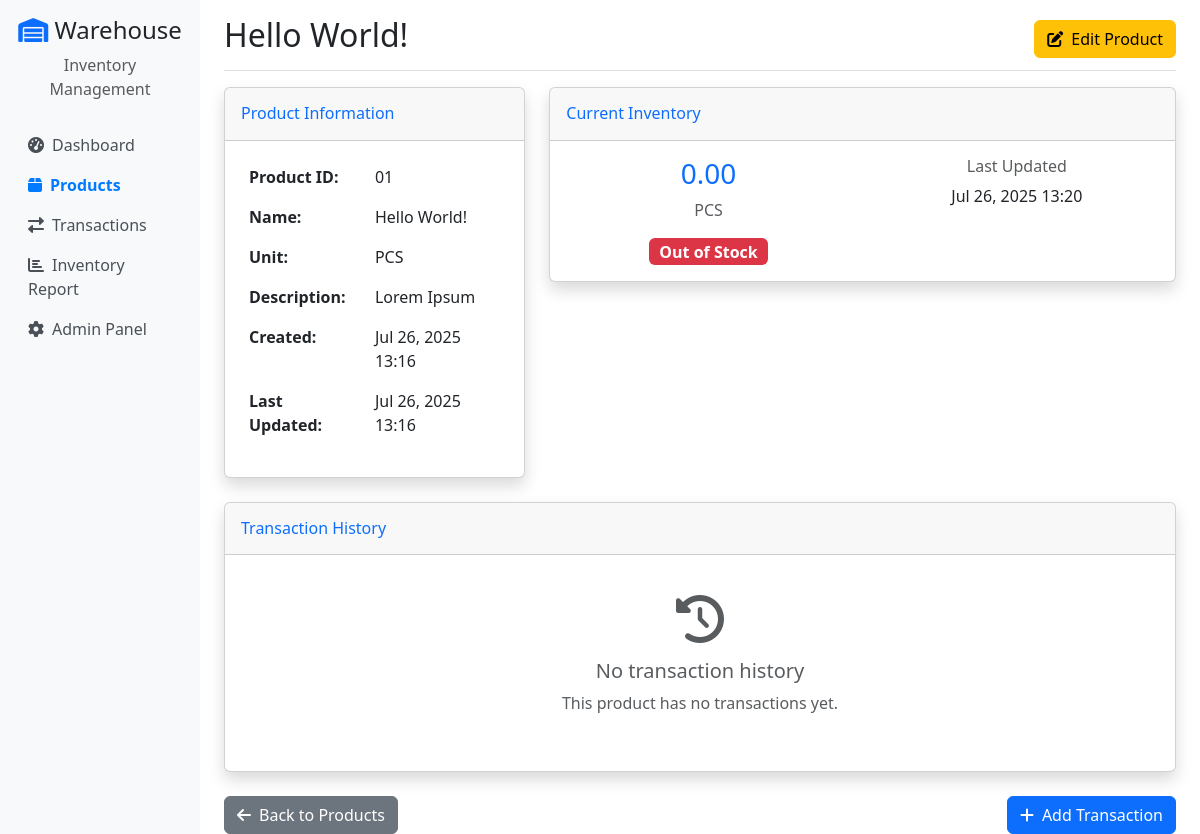
The app's page /inventory/products/01/ with its own data.
### inventory/models.py (models this page shows, shortened)
class Product(models.Model):
    product_id = models.CharField(max_length=50, unique=True, primary_key=True)
    name = models.CharField(max_length=200)
    description = models.TextField(blank=True, null=True)
    unit = models.CharField(max_length=20, default='PCS')  # Pieces, KG, etc.
    created_at = models.DateTimeField(auto_now_add=True)
    updated_at = models.DateTimeField(auto_now=True)
    class Meta:
        db_table = 'prodmast'
        verbose_name = 'Product'
        verbose_name_plural = 'Products'

class InventoryBalance(models.Model):
    product = models.OneToOneField(Product, on_delete=models.CASCADE, primary_key=True)
    current_quantity = models.DecimalField(max_digits=10, decimal_places=2, default=0)
    last_updated = models.DateTimeField(auto_now=True)
    class Meta:
        verbose_name = 'Inventory Balance'
        verbose_name_plural = 'Inventory Balances'

### inventory/views.py (the view)
# urls.py: path('products/<str:product_id>/', views.product_detail, name='product_detail'),
def product_detail(request, product_id):
    product = get_object_or_404(Product, product_id=product_id)
    balance, created = InventoryBalance.objects.get_or_create(product=product)
    transactions = StockDetail.objects.filter(product=product).select_related('transaction').order_by('-transaction__transaction_date')
    context = {
        'product': product,
        'balance': balance,
        'transactions': transactions,
    }
    return render(request, 'inventory/product_detail.html', context)

### inventory/templates/inventory/product_detail.html (shortened to what this page needs)
{% extends 'inventory/base.html' %}
{% block page_title %}{{ product.name }}{% endblock %}
{% block page_actions %}
<a href="{% url 'inventory:edit_product' product.product_id %}" class="btn btn-warning">
    <i class="fas fa-edit me-2"></i>Edit Product
</a>
{% endblock %}
{% block content %}
<div class="row">
    <div class="col-lg-4">
        <div class="card shadow mb-4">
            <div class="card-header py-3">
                <h6 class="m-0 font-weight-bold text-primary">Product Information</h6>
            </div>
            <div class="card-body">
                <table class="table table-borderless">
                    <tr>
                        <td><strong>Product ID:</strong></td>
                        <td>{{ product.product_id }}</td>
                    </tr>
                    <tr>
                        <td><strong>Name:</strong></td>
                        <td>{{ product.name }}</td>
                    </tr>
                    <tr>
                        <td><strong>Unit:</strong></td>
                        <td>{{ product.unit }}</td>
                    </tr>
                    <tr>
                        <td><strong>Description:</strong></td>
                        <td>
                            {% if product.description %}
                                {{ product.description }}
                            {% else %}
                                <span class="text-muted">No description</span>
                            {% endif %}
                        </td>
                    </tr>
                    <tr>
                        <td><strong>Created:</strong></td>
                        <td>{{ product.created_at|date:"M d, Y H:i" }}</td>
                    </tr>
                    <tr>
                        <td><strong>Last Updated:</strong></td>
                        <td>{{ product.updated_at|date:"M d, Y H:i" }}</td>
                    </tr>
                </table>
            </div>
        </div>
    </div>
    <div class="col-lg-8">
        <div class="card shadow mb-4">
            <div class="card-header py-3">
                <h6 class="m-0 font-weight-bold text-primary">Current Inventory</h6>
            </div>
            <div class="card-body">
                <div class="row">
                    <div class="col-md-6">
                        <div class="text-center">
                            <h3 class="text-primary">{{ balance.current_quantity }}</h3>
                            <p class="text-muted">{{ product.unit }}</p>
                            <span class="badge {% if balance.current_quantity > 10 %}bg-success{% elif balance.current_quantity > 0 %}bg-warning{% else %}bg-danger{% endif %} fs-6">
                                {% if balance.current_quantity > 10 %}
                                    In Stock
                                {% elif balance.current_quantity > 0 %}
                                    Low Stock
                                {% else %}
                                    Out of Stock
                                {% endif %}
                            </span>
                        </div>
                    </div>
                    <div class="col-md-6">
                        <div class="text-center">
                            <h6 class="text-muted">Last Updated</h6>
                            <p>{{ balance.last_updated|date:"M d, Y H:i" }}</p>
                        </div>
                    </div>
                </div>
            </div>
        </div>
    </div>
</div>
<div class="row">
    <div class="col-12">
        <div class="card shadow mb-4">
            <div class="card-header py-3">
                <h6 class="m-0 font-weight-bold text-primary">Transaction History</h6>
            </div>
            <div class="card-body">
                {% if transactions %}
                    <div class="table-responsive">
                        <table class="table table-bordered" width="100%" cellspacing="0">
                            <thead>
                                <tr>
                                    <th>Date</th>
                                    <th>Transaction ID</th>
                                    <th>Type</th>
                                    <th>Quantity</th>
                                    <th>Unit Price</th>
                                    <th>Total Amount</th>
                                    <th>Reference</th>
                                </tr>
                            </thead>
                            <tbody>
                                {% for detail in transactions %}
                                <tr>
                                    <td>{{ detail.transaction.transaction_date|date:"M d, Y H:i" }}</td>
                                    <td>
                                        <a href="{% url 'inventory:transaction_detail' detail.transaction.transaction_id %}">
                                            #{{ detail.transaction.transaction_id }}
                                        </a>
                                    </td>
                                    <td>
                                        <span class="badge {% if detail.transaction.transaction_type == 'IN' %}bg-success{% elif detail.transaction.transaction_type == 'OUT' %}bg-danger{% else %}bg-warning{% endif %}">
                                            {{ detail.transaction.get_transaction_type_display }}
                                        </span>
                                    </td>
                                    <td>{{ detail.quantity }}</td>
                                    <td>${{ detail.unit_price }}</td>
                                    <td>${{ detail.total_amount }}</td>
                                    <td>
                                        {% if detail.transaction.reference_no %}
                                            {{ detail.transaction.reference_no }}
                                        {% else %}
                                            <span class="text-muted">-</span>
                                        {% endif %}
                                    </td>
                                </tr>
                                {% endfor %}
                            </tbody>
                        </table>
                    </div>
                {% else %}
                    <div class="text-center py-4">
                        <i class="fas fa-history fa-3x text-muted mb-3"></i>
                        <h5 class="text-muted">No transaction history</h5>
                        <p class="text-muted">This product has no transactions yet.</p>
                    </div>
                {% endif %}
            </div>
        </div>
    </div>
</div>
<div class="row">
    <div class="col-12">
        <div class="d-flex justify-content-between">
            <a href="{% url 'inventory:product_list' %}" class="btn btn-secondary">
                <i class="fas fa-arrow-left me-2"></i>Back to Products
            </a>
            <a href="{% url 'inventory:add_transaction' %}" class="btn btn-primary">
                <i class="fas fa-plus me-2"></i>Add Transaction
            </a>
        </div>
    </div>
</div>
{% endblock %}

### inventory/templates/inventory/base.html (style rules this page uses)
.card { box-shadow: 0 0.125rem 0.25rem rgba(0, 0, 0, 0.075); }

### records on screen
Product: name "Hello World!", product_id "01", unit "PCS", description "Lorem Ipsum", created_at "Jul 26, 2025 13:16", updated_at "Jul 26, 2025 13:16"
InventoryBalance: current_quantity "0.00", last_updated "Jul 26, 2025 13:20"
